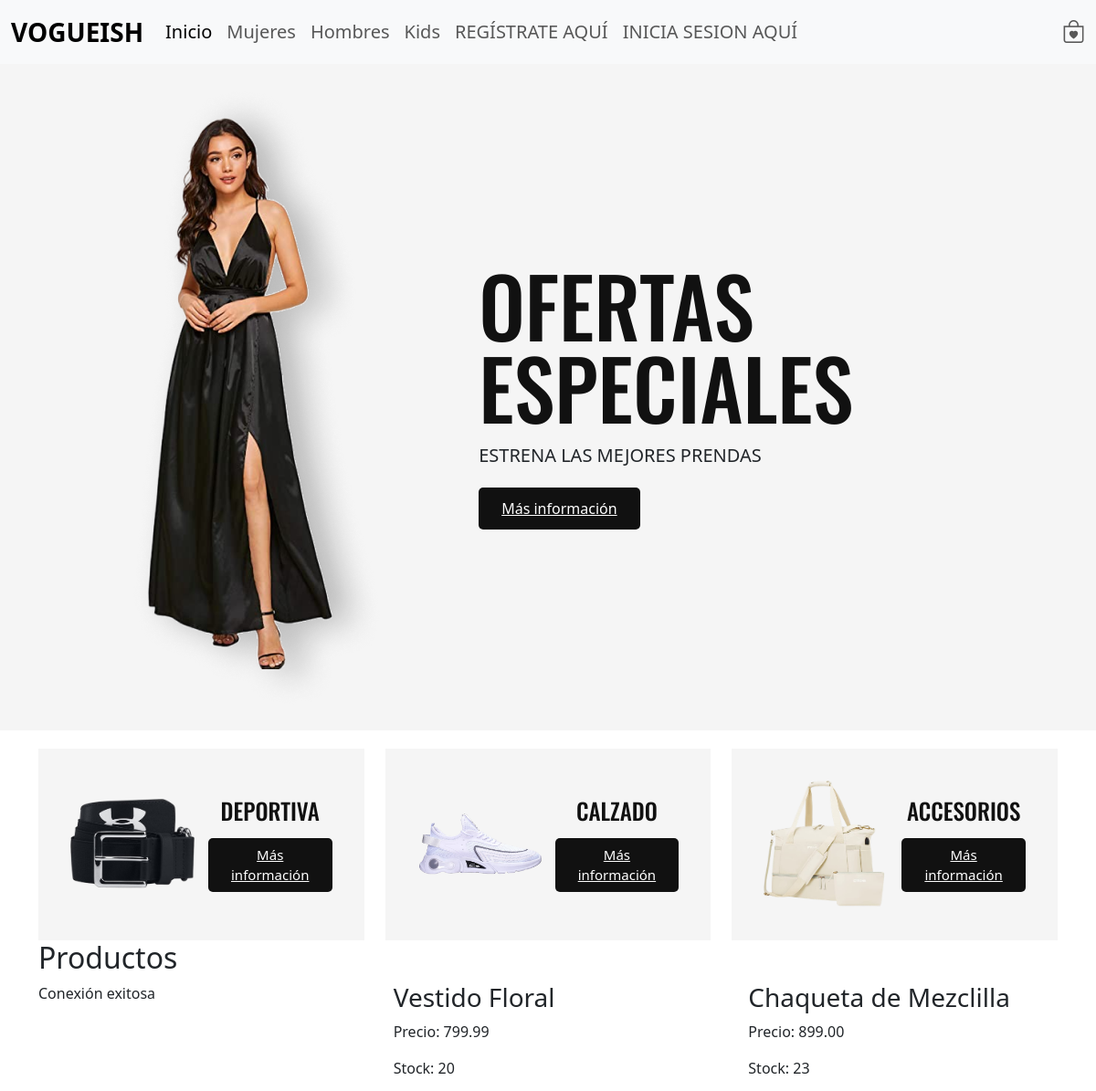
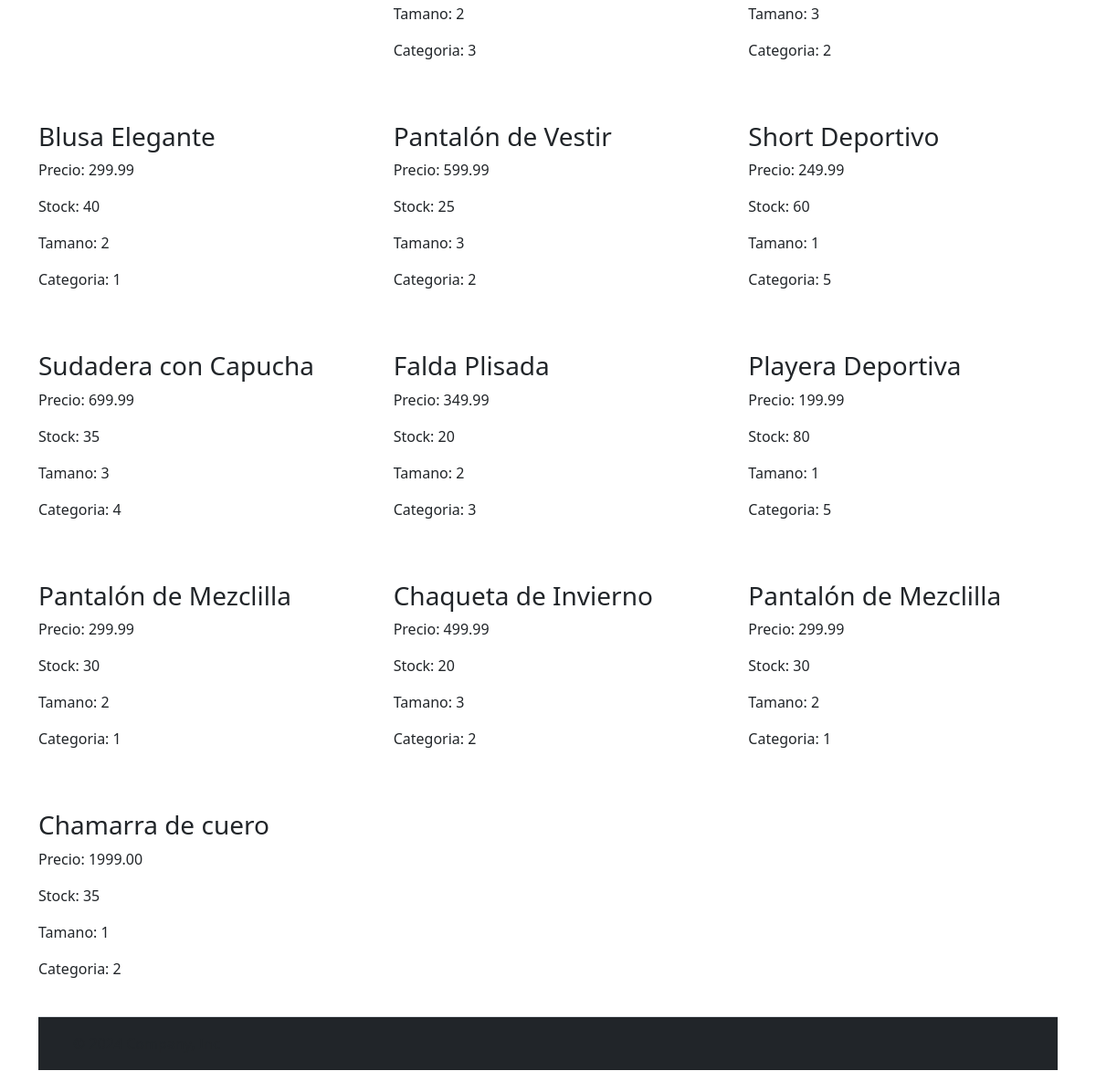
The page / on the database its author committed (2 pictures, top to bottom).
### tables this page shows
CREATE TABLE `producto` (
  `producto_id` int(11) NOT NULL,
  `nombre` varchar(100) NOT NULL,
  `precio` float(10,2) DEFAULT NULL,
  `stock` int(11) DEFAULT NULL,
  `tamano_id` int(11) DEFAULT NULL,
  `categoria_id` int(11) DEFAULT NULL
);

### producto.php (the view)
<?php
include 'conexion.php';
$sql = "SELECT producto_id, nombre, precio, stock, tamano_id, categoria_id FROM producto";
$resultado = $conn->query($sql);
if ($resultado->num_rows > 0) {
    while ($fila = $resultado->fetch_assoc()) {
        echo "<div>";
        echo "<h3>" . $fila['nombre'] . "</h3>";
        echo "<p>Precio: " . $fila['precio'] . "</p>";
        echo "<p>Stock: " . $fila['stock'] . "</p>";
        echo "<p>Tamano: " . $fila['tamano_id'] . "</p>";
        echo "<p>Categoria: " . $fila['categoria_id'] . "</p>";
        echo "</div>";
    }
} else {
    echo "No se encontraron productos.";
}
?>

### index.php (shortened to what this page needs)
<!DOCTYPE html>
<html lang="es">
<head>
    <link rel="stylesheet" href="styles.css">
    <link href="https://cdn.jsdelivr.net/npm/bootstrap-icons/font/bootstrap-icons.css" rel="stylesheet">
    <link href="https://cdn.jsdelivr.net/npm/bootstrap@5.3.3/dist/css/bootstrap.min.css" rel="stylesheet">
</head>
<body>
    <header class="header">
        <nav class="navbar navbar-expand-lg bg-body-tertiary w-100">
            <div class="container-fluid">
              <a class="navbar-brand fs-3 logo" href="#">Vogueish</a>
              <div class="collapse navbar-collapse" id="navbarText">
                <ul class="navbar-nav me-auto mb-2 mb-lg-0 fs-5">
                  <li class="nav-item">
                    <a class="nav-link active" aria-current="page" href="#">Inicio</a>
                  </li>
                  <li class="nav-item">
                    <a class="nav-link" href="#">Mujeres</a>
                  </li>
                  <li class="nav-item">
                    <a class="nav-link" href="#">Hombres</a>
                  </li>
                  <li class="nav-item">
                    <a class="nav-link" href="#">Kids</a>
                  </li>
                  <li class="nav-item">
  <a class="nav-link" href="registro.php">REGÍSTRATE AQUÍ</a>
</li>
<li class="nav-item">
  <a class="nav-link" href="login.php">INICIA SESION AQUÍ</a>
</li>
                </ul>
                <span class="navbar-text">
                    <i class="bi bi-bag-heart" style="font-size: 25px;"></i>
                </span>
              </div>
            </div>
          </nav>
        <div class="header-content container">
            <div class="header-img">
                <img src="Img/right.png" alt="">
            </div>
            <div class="header-txt">
                <h1>Ofertas especiales</h1>
                <p>Estrena las mejores prendas</p>
                <a href="#" class="btn-1">Más información</a>
            </div>
        </div>
    </header>
    <section class="sale container">
        <div class="sale-1">
            <div class="sale-img">
                <img src="Img/f1.png" alt="">
            </div>
            <div class="sale-txt">
                <h3>Deportiva</h3>
                <a href="#" class="btn-2">Más información</a>
            </div>
        </div>
        <div class="sale-1">
            <div class="sale-img">
                <img src="Img/f2.png" alt="">
            </div>
            <div class="sale-txt">
                <h3>Calzado</h3>
                <a href="#" class="btn-2">Más información</a>
            </div>
        </div>
        <div class="sale-1">
            <div class="sale-img">
                <img src="Img/f3.png" alt="">
            </div>
            <div class="sale-txt">
                <h3>Accesorios</h3>
                <a href="#" class="btn-2">Más información</a>
            </div>
        </div>
    </section>
    <main class="products container" id="list-1">
        <h2>Productos</h2>
        <div class="product-content">
        <?php include 'producto.php'; ?>
        </div>
    </main>
<div class="container">
  <footer class="d-flex flex-wrap justify-content-between align-items-center py-3 my-4 border-top bg-dark">
    <div class="col-md-4 d-flex align-items-center">
      <a href="/" class="mb-3 me-2 mb-md-0 text-body-secondary text-decoration-none lh-1">
        <svg class="bi" width="30" height="24"><use xlink:href="#bootstrap"/></svg>
      </a>
      <span class="mb-3 mb-md-0 text-body-secondary" >&copy; 2024 Company, Inc</span>
    </div>
    <ul class="nav col-md-4 justify-content-end list-unstyled d-flex">
      <li class="ms-3"><a class="text-body-secondary" href="#"><svg class="bi" width="24" height="24"><use xlink:href="#twitter"/></svg></a></li>
      <li class="ms-3"><a class="text-body-secondary" href="#"><svg class="bi" width="24" height="24"><use xlink:href="#instagram"/></svg></a></li>
      <li class="ms-3"><a class="text-body-secondary" href="#"><svg class="bi" width="24" height="24"><use xlink:href="#facebook"/></svg></a></li>
    </ul>
  </footer>
</div>
</body>
</html>

### conexion.php (shortened to what this page needs)
<?php
 echo "Conexión exitosa";
?>

### styles.css (style rules this page uses)
* { margin: 0; padding: 0; box-sizing: border-box; text-decoration: none; list-style: none; }
body { font-family: 'Poppins', sans-serif; }
img { max-width: 100%; }
.header { display: flex; flex-direction: column; align-items: center; justify-content: center; min-height: 100vh; background-color: #f5f5f5; padding: 0; }
.logo { font-size: 25px; color: #111111; text-transform: uppercase; font-weight: 800; }
.header-content { display: flex; justify-content: space-between; align-items: center; flex: 1; padding: 0 200px; }
.header-img { flex-basis: 50%; text-align: center; }
.header-txt { flex-basis: center; }
.header-txt h1 { font-size: 90px; text-transform: uppercase; line-height: 1; color: #111111; font-family: 'Oswald', sans-serif; margin-bottom: 15px; }
.header-txt p { font-size: 20px; text-transform: uppercase; margin-bottom: 20px; }
.btn-1 { display: inline-block; padding: 11px 25px; background-color: #111111; color: #FFFFFF; border-radius: 5px; }
.sale { padding: 20px 0 0 0; display: flex; justify-content: space-between; }
.sale-1 { display: flex; align-items: center; flex-basis: calc(33.3% - 15px); background-color: #f5f5f5; padding: 35px; }
.sale-img { flex-basis: 50%; margin-right: 15px; }
.sale-img img { width: 250px; }
.sale-txt { flex-basis: 50%; text-align: center; }
.sale-txt h3 { color: #111111; font-family: 'Oswald', sans-serif; font-size: 25px; text-transform: uppercase; margin-bottom: 15px; }
.btn-2 { display: inline-block; padding: 7px 10px; background-color: #111111; color: #FFFFFF; border-radius: 5px; font-size: 15px; }
.product-content { display: grid; grid-template-columns: repeat(3, 1fr); gap : 50px }

### rows shown on the page
producto: nombre "Vestido Floral", precio "799.99", stock "20", tamano "2", categoria "3"
producto: nombre "Chaqueta de Mezclilla", precio "899.00", stock "23", tamano "3", categoria "2"
producto: nombre "Blusa Elegante", precio "299.99", stock "40", tamano "2", categoria "1"
producto: nombre "Pantalón de Vestir", precio "599.99", stock "25", tamano "3", categoria "2"
producto: nombre "Short Deportivo", precio "249.99", stock "60", tamano "1", categoria "5"
producto: nombre "Sudadera con Capucha", precio "699.99", stock "35", tamano "3", categoria "4"
producto: nombre "Falda Plisada", precio "349.99", stock "20", tamano "2", categoria "3"
producto: nombre "Playera Deportiva", precio "199.99", stock "80", tamano "1", categoria "5"
producto: nombre "Pantalón de Mezclilla", precio "299.99", stock "30", tamano "2", categoria "1"
producto: nombre "Chaqueta de Invierno", precio "499.99", stock "20", tamano "3", categoria "2"
producto: nombre "Pantalón de Mezclilla", precio "299.99", stock "30", tamano "2", categoria "1"
producto: nombre "Chamarra de cuero", precio "1999.00", stock "35", tamano "1", categoria "2"
